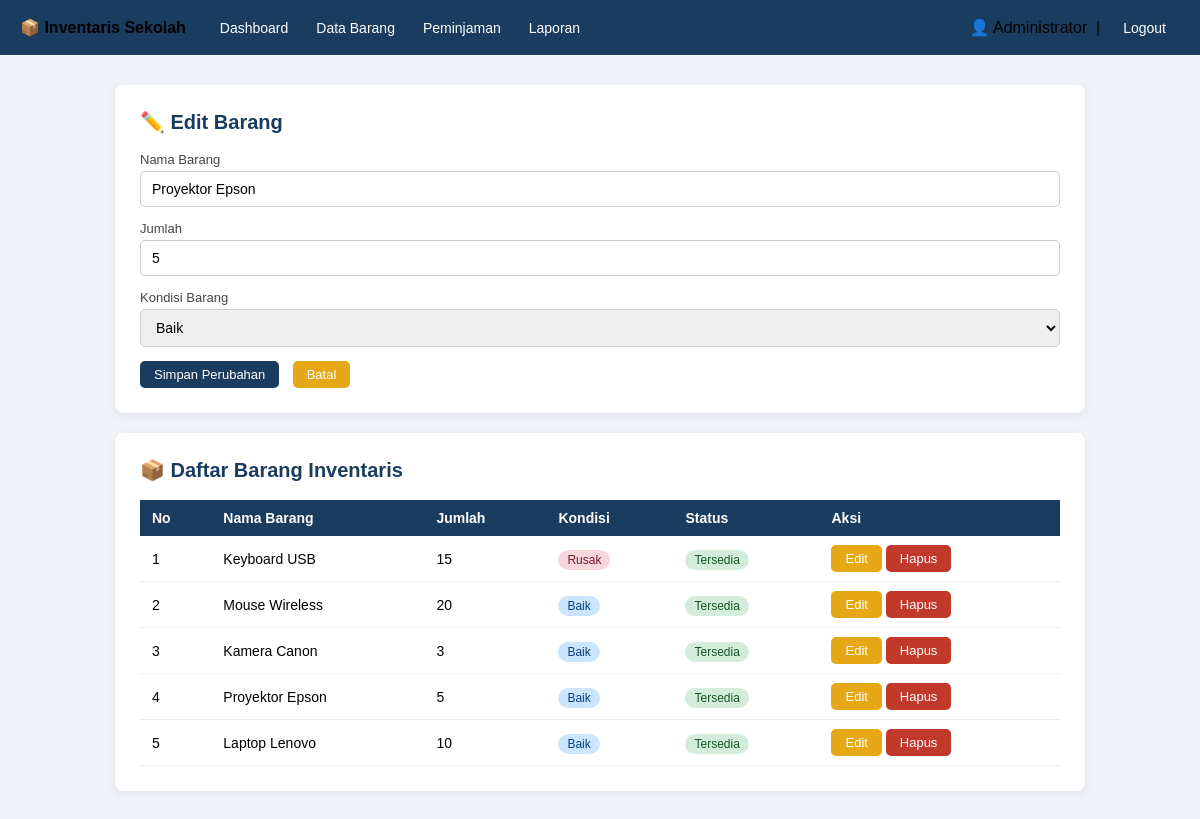
The app's page /admin/barang.php?edit=2 (signed in) with its own data.
### tables this page shows
CREATE TABLE IF NOT EXISTS barang (
    id_barang INT AUTO_INCREMENT PRIMARY KEY,
    nama_barang VARCHAR(100),
    jumlah INT DEFAULT 0,
    kondisi_barang ENUM('baik','rusak') DEFAULT 'baik'
);

### admin/barang.php (the view, shortened to what this page needs)
<?php
require_once '../includes/header_admin.php';
require_once '../includes/koneksi.php';
$edit_data = null;
if (isset($_GET['edit'])) {
    $id = (int)$_GET['edit'];
    $edit_data = mysqli_fetch_assoc(mysqli_query($koneksi, "SELECT * FROM barang WHERE id_barang=$id"));
}
$barang_list = mysqli_query($koneksi, "SELECT *, status_barang(jumlah) AS status FROM barang ORDER BY id_barang DESC");
?>
<div class="card">
  <h2><?= $edit_data ? '✏️ Edit Barang' : '➕ Tambah Barang' ?></h2>
  <form method="POST">
    <label>Nama Barang</label>
    <input type="text" name="nama_barang" value="<?= $edit_data ? htmlspecialchars($edit_data['nama_barang']) : '' ?>" required>
    <label>Jumlah</label>
    <input type="number" name="jumlah" min="0" value="<?= $edit_data ? $edit_data['jumlah'] : '' ?>" required>
    <label>Kondisi Barang</label>
    <select name="kondisi_barang">
      <option value="baik" <?= ($edit_data && $edit_data['kondisi_barang']=='baik') ? 'selected' : '' ?>>Baik</option>
    </select>
    <button type="submit" class="btn btn-primary">
      <?= $edit_data ? 'Simpan Perubahan' : 'Tambah Barang' ?>
    </button>
    <?php if ($edit_data): ?>
      &nbsp; <a href="barang.php" class="btn btn-warning">Batal</a>
    <?php endif; ?>
  </form>
</div>
<div class="card">
  <h2>📦 Daftar Barang Inventaris</h2>
  <table>
    <thead>
      <tr><th>No</th><th>Nama Barang</th><th>Jumlah</th><th>Kondisi</th><th>Status</th><th>Aksi</th></tr>
    </thead>
    <tbody>
    <?php $no=1; while ($row = mysqli_fetch_assoc($barang_list)): ?>
      <tr>
        <td><?= $no++ ?></td>
        <td><?= htmlspecialchars($row['nama_barang']) ?></td>
        <td><?= $row['jumlah'] ?></td>
        <td><span class="badge-<?= $row['kondisi_barang'] ?>"><?= ucfirst($row['kondisi_barang']) ?></span></td>
        <td>
          <?php if ($row['status'] == 'Tersedia'): ?>
            <span class="badge-tersedia">Tersedia</span>
          <?php else: ?>
            <span class="badge-habis">Habis</span>
          <?php endif; ?>
        </td>
        <td>
          <a href="barang.php?edit=<?= $row['id_barang'] ?>" class="btn btn-warning">Edit</a>
          <a href="barang.php?hapus=<?= $row['id_barang'] ?>" class="btn btn-danger"
             onclick="return confirm('Yakin hapus barang ini?')">Hapus</a>
        </td>
      </tr>
    <?php endwhile; ?>
    </tbody>
  </table>
</div>
<?php require_once '../includes/footer.php'; ?>

### includes/header_admin.php (style rules this page uses)
* { box-sizing: border-box; margin: 0; padding: 0; }
body { font-family: Arial, sans-serif; background: #f0f4f8; }
.card { background: #fff; border-radius: 8px; padding: 25px; box-shadow: 0 2px 8px rgba(0, 0, 0, 0.08); margin-bottom: 20px; }
h2 { color: #1a3c5e; margin-bottom: 18px; font-size: 20px; }
table { width: 100%; border-collapse: collapse; font-size: 14px; }
th { background: #1a3c5e; color: #fff; padding: 10px 12px; text-align: left; }
td { padding: 9px 12px; border-bottom: 1px solid #eee; }
.btn { padding: 6px 14px; border: none; border-radius: 5px; cursor: pointer; font-size: 13px; text-decoration: none; display: inline-block; }
.btn-primary { background: #1a3c5e; color: #fff; }
.btn-warning { background: #e6a817; color: #fff; }
.btn-danger { background: #c0392b; color: #fff; }
input[type=text], input[type=number], select { width: 100%; padding: 9px 11px; border: 1px solid #ccc; border-radius: 5px; font-size: 14px; margin-bottom: 14px; }
label { display: block; font-size: 13px; color: #444; margin-bottom: 4px; }
.badge-tersedia { background: #d4edda; color: #155724; padding: 3px 9px; border-radius: 12px; font-size: 12px; }
.badge-baik { background: #cce5ff; color: #004085; padding: 3px 9px; border-radius: 12px; font-size: 12px; }
.badge-rusak { background: #f8d7da; color: #721c24; padding: 3px 9px; border-radius: 12px; font-size: 12px; }

### records on screen
barang: nama_barang "Proyektor Epson", jumlah "5", kondisi_barang "Baik"
barang: nama_barang "Keyboard USB", jumlah "15", kondisi_barang "Rusak"
barang: nama_barang "Mouse Wireless", jumlah "20", kondisi_barang "Baik"
barang: nama_barang "Kamera Canon", jumlah "3", kondisi_barang "Baik"
barang: nama_barang "Laptop Lenovo", jumlah "10", kondisi_barang "Baik"

### other values on screen
$_SESSION['nama'] "Administrator"
